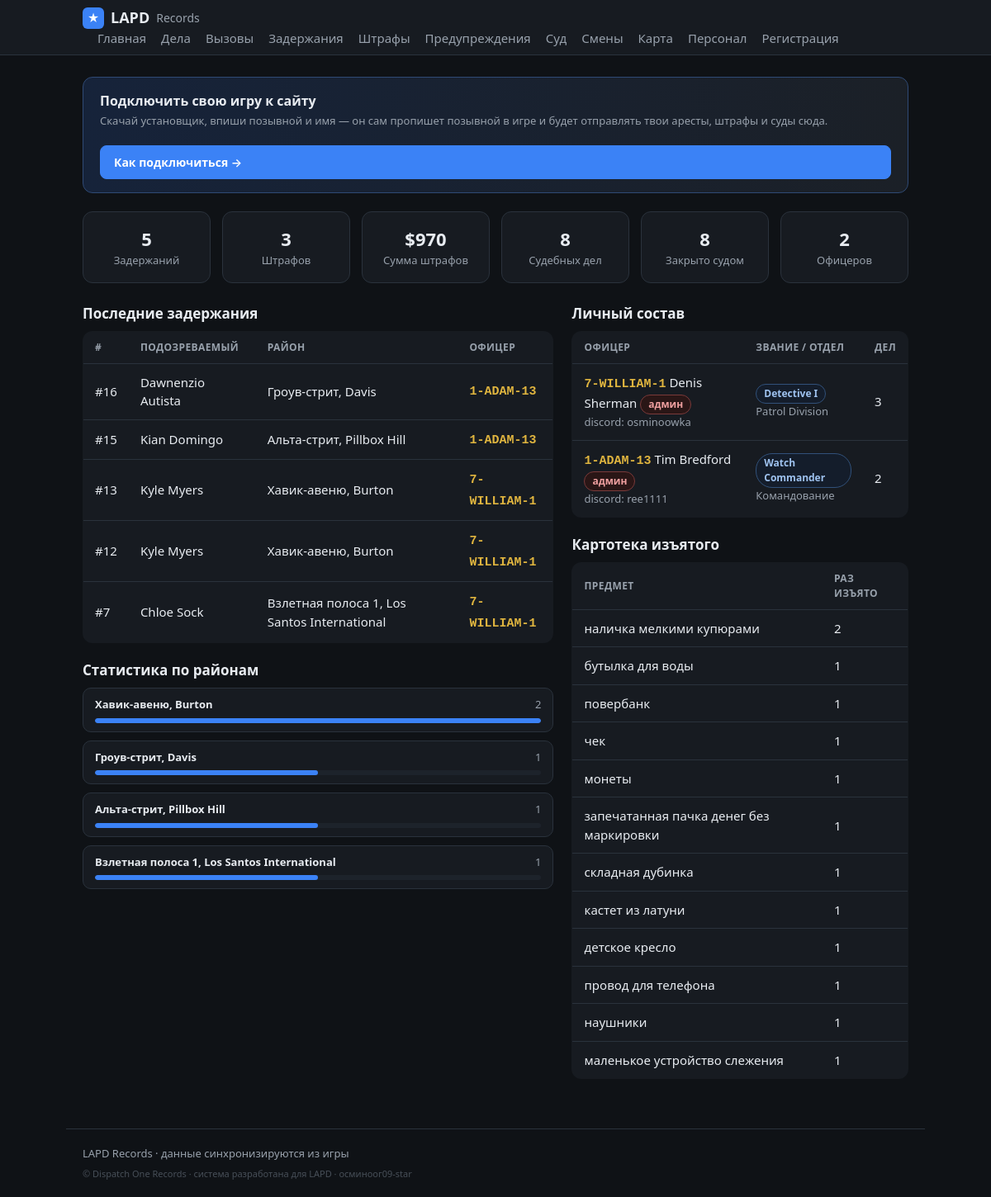
The page / on the database its author committed.
### tables this page shows
CREATE TABLE cases (
                id INTEGER PRIMARY KEY AUTOINCREMENT,
                officer_id INTEGER NOT NULL,
                suspect_name TEXT,
                wanted INTEGER DEFAULT 0,
                license_state TEXT,
                citations INTEGER DEFAULT 0,
                zone TEXT,
                postal TEXT,
                game_time TEXT,
                created_at TEXT NOT NULL,
                screenshot TEXT,
                status TEXT NOT NULL DEFAULT 'submitted',
                discord_sent INTEGER DEFAULT 0,
                vehicle_model TEXT, vehicle_plate TEXT, vehicle_color TEXT,
                charges TEXT, found_items TEXT, reason TEXT, notes TEXT,
                mugshot TEXT, fine INTEGER, bail INTEGER, jail_time TEXT,
                is_test INTEGER DEFAULT 0, external_id TEXT,
                FOREIGN KEY (officer_id) REFERENCES officers(id)
            );

CREATE TABLE officers (
                id INTEGER PRIMARY KEY AUTOINCREMENT,
                callsign TEXT UNIQUE NOT NULL,
                name TEXT
            , current_status TEXT, status_since TEXT, rank TEXT, department TEXT, discord TEXT, is_admin INTEGER);

### app/main.py (the view)
@app.route("/")
def index():
    cases_all = db.list_cases(500)
    zones = {}
    for c in cases_all:
        if not c.get("is_test") and c.get("zone"):
            zones[c["zone"]] = zones.get(c["zone"], 0) + 1
    top = sorted(zones.items(), key=lambda kv: -kv[1])[:10]
    mx = top[0][1] if top else 1
    districts = [{"zone": z, "count": n, "pct": round(n * 100 / mx)} for z, n in top]
    return render_template("index.html",
                           summary=db.summary_counts(),
                           cases=db.list_cases(limit=8),
                           officers=db.list_officers_with_stats(),
                           cit=db.citations_summary(),
                           court=db.court_summary(),
                           districts=districts,
                           evidence=db.evidence_catalog())

### app/db.py (called while the page is built)
def fmt_dt(iso):
    try:
        dt = datetime.datetime.fromisoformat(iso)
        return dt.strftime("%d.%m.%Y %H:%M")
    except Exception:
        return iso or "—"

@contextmanager
def get_conn():
    conn = sqlite3.connect(config.DB_PATH)
    conn.row_factory = sqlite3.Row
    try:
        yield conn
        conn.commit()
    finally:
        conn.close()

def _jsonlist(val):
    if not val:
        return []
    try:
        return json.loads(val)
    except Exception:
        return [x.strip() for x in str(val).split(",") if x.strip()]

def _parse_charge(s):
    import re as _re
    m = _re.match(r"^\s*(\S+)\s·\s(.+?)(?:\s\(([^)]+)\))?\s*$", s or "")
    if m:
        return {"code": m.group(1), "desc": m.group(2), "cls": m.group(3) or ""}
    return {"code": "", "desc": s or "", "cls": ""}

def list_cases(limit=100, officer_id=None, status=None):
    q = """SELECT cases.*, officers.callsign, officers.name AS officer_name
           FROM cases JOIN officers ON officers.id = cases.officer_id"""
    conds, params = [], []
    if officer_id:
        conds.append("cases.officer_id=?"); params.append(officer_id)
    if status:
        conds.append("cases.status=?"); params.append(status)
    if conds:
        q += " WHERE " + " AND ".join(conds)
    q += " ORDER BY cases.id DESC LIMIT ?"; params.append(limit)
    with get_conn() as c:
        return [_row_to_case(r) for r in c.execute(q, params).fetchall()]

def status_info(code):
    return DUTY_STATUS.get(code, {"ru": "Не на службе", "cls": "off"})

def _fix_rooms(s):
    return re.sub(r"(\d)([А-Я])", lambda m: m.group(1) + _CYR2LAT.get(m.group(2), m.group(2)), s)

def localize(text):
    if not text or not isinstance(text, str):
        return text
    out = text
    for en, ru in _PHRASES:
        out = out.replace(en, ru)
    return _fix_rooms(out)

def citations_summary(officer_id=None):
    with get_conn() as c:
        if officer_id:
            r = c.execute("SELECT COUNT(*), COALESCE(SUM(fine),0) FROM citations WHERE officer_id=?",
                          (officer_id,)).fetchone()
        else:
            r = c.execute("SELECT COUNT(*), COALESCE(SUM(fine),0) FROM citations").fetchone()
        return {"count": r[0], "total_fine": r[1]}

### app/main.py (called while the page is built)
@app.context_processor
def inject_globals():
    return {"community": config.COMMUNITY_NAME, "STATUS_RU": db.STATUS_RU,
            "static_export": os.environ.get("STATIC_EXPORT") == "1",
            "build_id": time.strftime("%Y%m%d")}

### app/templates/index.html (shortened to what this page needs)
{% extends "base.html" %}
{% block content %}
<div class="dl-banner">
  <div>
    <div class="dl-title">Подключить свою игру к сайту</div>
    <div class="muted small">Скачай установщик, впиши позывной и имя — он сам пропишет позывной в игре
      и будет отправлять твои аресты, штрафы и суды сюда.</div>
  </div>
  <a class="btn primary" href="{{ url_for('register') }}">Как подключиться →</a>
</div>
<section class="stats stats-6">
  <div class="stat"><div class="num">{{ summary.total }}</div><div class="lbl">Задержаний</div></div>
  <div class="stat"><div class="num">{{ cit.count }}</div><div class="lbl">Штрафов</div></div>
  <div class="stat"><div class="num">${{ cit.total_fine }}</div><div class="lbl">Сумма штрафов</div></div>
  <div class="stat"><div class="num">{{ court.total }}</div><div class="lbl">Судебных дел</div></div>
  <div class="stat"><div class="num">{{ court.closed }}</div><div class="lbl">Закрыто судом</div></div>
  <div class="stat"><div class="num">{{ summary.officers }}</div><div class="lbl">Офицеров</div></div>
</section>
<div class="cols">
  <section class="col">
    <h2>Последние задержания</h2>
    {% if cases %}
      <table class="tbl">
        <thead><tr><th>#</th><th>Подозреваемый</th><th>Район</th><th>Офицер</th></tr></thead>
        <tbody>
        {% for c in cases %}
          <tr onclick="location='{{ url_for('case_view', cid=c.id) }}'">
            <td>#{{ c.id }}</td>
            <td>{{ c.suspect_name }}
              {% if c.wanted %}<span class="tag wanted">розыск</span>{% endif %}</td>
            <td>{{ c.zone or '—' }}</td>
            <td><span class="cs">{{ c.callsign }}</span></td>
          </tr>
        {% endfor %}
        </tbody>
      </table>
    {% else %}
      <p class="empty">Задержаний пока нет — появятся после игры.</p>
    {% endif %}
    <h2>Статистика по районам</h2>
    {% if districts %}
      <div class="districts">
        {% for d in districts %}
          <div class="district">
            <div class="d-head"><span class="d-name">{{ d.zone }}</span><span class="d-num">{{ d.count }}</span></div>
            <div class="d-bar"><div class="d-fill" style="width: {{ d.pct }}%"></div></div>
          </div>
        {% endfor %}
      </div>
    {% else %}
      <p class="empty">Данных по районам пока нет.</p>
    {% endif %}
  </section>
  <section class="col">
    <h2>Личный состав</h2>
    {% if officers %}
      <table class="tbl">
        <thead><tr><th>Офицер</th><th>Звание / отдел</th><th>Дел</th></tr></thead>
        <tbody>
        {% for o in officers %}
          <tr onclick="location='{{ url_for('officer_view', callsign=o.callsign) }}'">
            <td><span class="cs">{{ o.callsign }}</span> {{ o.name or '' }}
              {% if o.is_admin %}<span class="tag adm">админ</span>{% endif %}
              {% if o.discord %}<div class="muted small">discord: {{ o.discord }}</div>{% endif %}</td>
            <td>{% if o.rank %}<span class="tag rank">{{ o.rank }}</span>{% endif %}
              {% if o.department %}<div class="muted small">{{ o.department }}</div>{% endif %}</td>
            <td>{{ o.cases_count }}</td>
          </tr>
        {% endfor %}
        </tbody>
      </table>
    {% else %}
      <p class="empty">Офицеров пока нет.</p>
    {% endif %}
    {% if evidence %}
      <h2>Картотека изъятого</h2>
      <table class="tbl">
        <thead><tr><th>Предмет</th><th>Раз изъято</th></tr></thead>
        <tbody>
          {% for item, n in evidence[:12] %}
            <tr><td>{{ item }}</td><td>{{ n }}</td></tr>
          {% endfor %}
        </tbody>
      </table>
    {% endif %}
  </section>
</div>
{% endblock %}

### app/templates/base.html (shortened to what this page needs)
<!doctype html>
<html lang="ru">
<head>
  <link rel="stylesheet" href="{{ url_for('static', filename='style.css') }}">
</head>
<body>
  <header class="topbar">
    <div class="wrap">
      <a class="brand" href="{{ url_for('index') }}">
        <span class="badge">★</span> {{ community }} <span class="sub">Records</span>
      </a>
      <nav>
        <a href="{{ url_for('index') }}">Главная</a>
        <a href="{{ url_for('files') }}">Дела</a>
        <a href="{{ url_for('callouts') }}">Вызовы</a>
        <a href="{{ url_for('cases') }}">Задержания</a>
        <a href="{{ url_for('citations') }}">Штрафы</a>
        <a href="{{ url_for('warnings') }}">Предупреждения</a>
        <a href="{{ url_for('court') }}">Суд</a>
        <a href="{{ url_for('shifts') }}">Смены</a>
        <a href="{{ url_for('game_map') }}">Карта</a>
        <a href="{{ url_for('staff') }}">Персонал</a>
        <a href="{{ url_for('register') }}">Регистрация</a>
      </nav>
    </div>
  </header>
  <main class="wrap">
    {% block content %}{% endblock %}
  </main>
  <footer class="wrap foot">
    {{ community }} Records · данные синхронизируются из игры<br>
    <span class="foot-attr">© Dispatch One Records · система разработана для {{ community }} ·
      осминоог09-star</span>
  </footer>
</body>
</html>

### app/static/style.css (style rules this page uses)
:root { --bg:#0f1216; --surface:#171b21; --surface2:#1d232b; --border:#2a323c; --text:#e8ecf1; --muted:#98a1ac; --accent:#3b82f6; --accent2:#2563eb; --wanted:#e05252; --ok:#3fa66a; --gold:#e0b53f; }
* { box-sizing:border-box }
body { margin:0;background:var(--bg);color:var(--text); font-family:system-ui,-apple-system,"Segoe UI",Roboto,sans-serif;font-size:15px;line-height:1.5 }
a { color:inherit;text-decoration:none }
.wrap { max-width:1040px;margin:0 auto;padding:0 20px }
.topbar { background:var(--surface);border-bottom:1px solid var(--border);position:sticky;top:0;z-index:5 }
.topbar .wrap { display:flex;align-items:center;justify-content:space-between;height:58px }
.brand { font-weight:700;font-size:18px;display:flex;align-items:center;gap:8px }
.brand .sub { color:var(--muted);font-weight:500;font-size:14px }
.badge { display:inline-grid;place-items:center;width:26px;height:26px;border-radius:6px; background:var(--accent);color:#fff;font-size:14px }
nav a { color:var(--muted);margin-left:18px;font-weight:500 }
main.wrap { padding-top:26px;padding-bottom:40px }
h2 { font-size:17px;margin:1.2em 0 .5em;color:var(--text) }
.stats { display:grid;grid-template-columns:repeat(4,1fr);gap:14px;margin-bottom:24px }
.stat { background:var(--surface);border:1px solid var(--border);border-radius:12px;padding:16px;text-align:center }
.stat .num { font-size:30px;font-weight:700 }
.stat .lbl { color:var(--muted);font-size:13px }
.cols { display:grid;grid-template-columns:1.4fr 1fr;gap:22px }
.col h2:first-child { margin-top:0 }
.tbl { width:100%;border-collapse:collapse;background:var(--surface);border:1px solid var(--border);border-radius:12px;overflow:hidden }
.tbl th { text-align:left;font-size:12px;text-transform:uppercase;letter-spacing:.4px;color:var(--muted); padding:10px 14px;border-bottom:1px solid var(--border) }
.tbl td { padding:11px 14px;border-bottom:1px solid var(--border) }
.tbl tbody tr { cursor:pointer;transition:background .12s }
.tbl tbody tr:last-child td { border-bottom:none }
.cs { font-family:ui-monospace,Consolas,monospace;color:var(--gold);font-weight:600 }
.muted { color:var(--muted) }
.small { font-size:13px }
.tag { display:inline-block;padding:2px 9px;border-radius:20px;font-size:12px;font-weight:600; background:var(--surface2);border:1px solid var(--border);color:var(--muted) }
.tag.rank { background:#141d2b;border-color:#31517a;color:#9fc3f0 }
.tag.adm { background:#2a1616;border-color:#7a3a3a;color:#f0a0a0 }
.btn { background:var(--surface2);color:var(--text);border:1px solid var(--border); padding:9px 16px;border-radius:8px;font-weight:600;cursor:pointer;font-size:14px }
.btn.primary { background:var(--accent);border-color:var(--accent);color:#fff;width:100% }
.stats-6 { grid-template-columns:repeat(6,1fr) }
.stats-6 .num,.stats-5 .num { font-size:22px }
.districts { display:flex;flex-direction:column;gap:10px }
.district { background:var(--surface);border:1px solid var(--border);border-radius:10px;padding:10px 14px }
.d-head { display:flex;justify-content:space-between;font-size:13px;margin-bottom:6px }
.d-name { font-weight:600 }
.d-num { color:var(--muted) }
.d-bar { height:6px;background:var(--surface2);border-radius:4px;overflow:hidden }
.d-fill { height:100%;background:var(--accent);border-radius:4px }
.dl-banner { display:flex;align-items:center;justify-content:space-between;gap:20px;flex-wrap:wrap; background:linear-gradient(90deg,#16233a,#1b2027);border:1px solid #2f4a75;border-radius:12px; padding:16px 20px;margin-bottom:22px }
.dl-title { font-weight:700;font-size:16px;margin-bottom:3px }
.dl-banner .btn { white-space:nowrap }
.foot { color:var(--muted);font-size:13px;padding:20px;border-top:1px solid var(--border);margin-top:20px }
.foot-attr { display:block;margin-top:6px;font-size:11px;color:#5a636e;opacity:.75 }
.topbar .wrap { flex-wrap:wrap;height:auto;min-height:58px;padding-top:8px;padding-bottom:8px }
nav { display:flex;flex-wrap:wrap;gap:2px 0 }

### rows shown on the page
cases: id "16", suspect_name "Dawnenzio Autista", zone "Гроув-стрит, Davis", callsign "1-ADAM-13", count "1", {{ d.pct }} 50 (drawn)
cases: id "15", suspect_name "Kian Domingo", zone "Альта-стрит, Pillbox Hill", callsign "1-ADAM-13", count "1", {{ d.pct }} 50 (drawn)
cases: id "13", suspect_name "Kyle Myers", zone "Хавик-авеню, Burton", callsign "7-WILLIAM-1", count "2", {{ d.pct }} 100 (drawn)
cases: id "12", suspect_name "Kyle Myers", zone "Хавик-авеню, Burton", callsign "7-WILLIAM-1"
cases: id "7", suspect_name "Chloe Sock", zone "Взлетная полоса 1, Los Santos International", callsign "7-WILLIAM-1", count "1", {{ d.pct }} 50 (drawn)
officers: callsign "7-WILLIAM-1", name "Denis Sherman", is_admin "админ", discord "osminoowka", rank "Detective I", department "Patrol Division", cases_count "3"
officers: callsign "1-ADAM-13", name "Tim Bredford", is_admin "админ", discord "ree1111", rank "Watch Commander", department "Командование", cases_count "2"

### other values the page prints
{{ community }} "LAPD"
{{ summary.total }} "5"
{{ cit.count }} "3"
{{ cit.total_fine }} "970"
{{ court.total }} "8"
{{ court.closed }} "8"
{{ summary.officers }} "2"
{{ item }} "наличка мелкими купюрами" "бутылка для воды" "повербанк" "чек" "монеты" "запечатанная пачка денег без маркировки" "складная дубинка" "кастет из латуни" "детское кресло" "провод для телефона" "наушники" "маленькое устройство слежения"
{{ n }} "2" "1" "1" "1" "1" "1" "1" "1" "1" "1" "1" "1"
